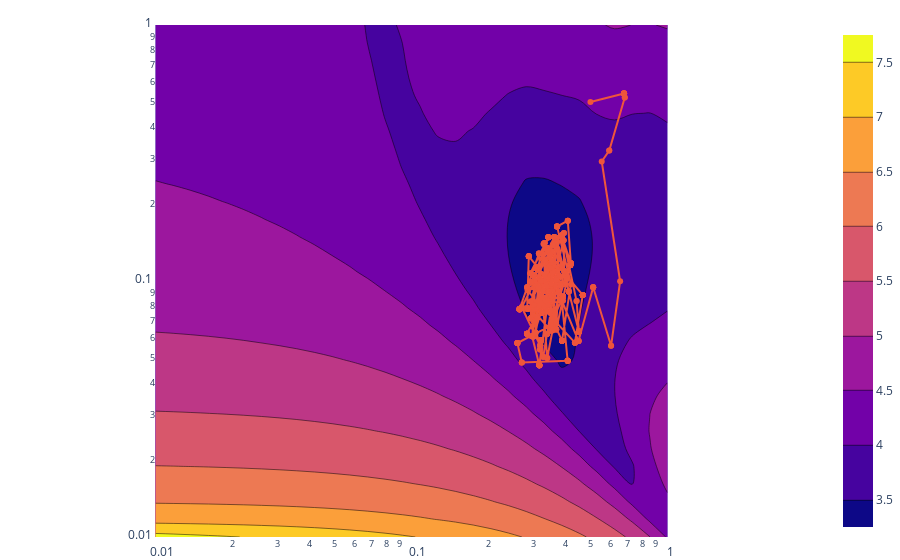

The code cell stored with this chart in its notebook:
### Code cell
np.random.seed(0)
g = InferSIR()
g.fit_beta_gamma_mcmc(city, sample, Bin, var=[[0.01, 0],[0, 0.01]])
print(g)

### Figure 1 — Plotly figure (JSON) as saved in the notebook; plotly's stock layout.template omitted (floating-point values rounded to 4 significant figures; data arrays with more than 128 entries replaced by an {"elided": "..."} marker saying what was removed)
{"data": [{"type": "contour", "x": [0.01, 0.01172, 0.01374, 0.0161, 0.01887, 0.02212, 0.02593, 0.03039, 0.03562, 0.04175, 0.04894, 0.05736, 0.06723, 0.0788, 0.09237, 0.1083, 0.1269, 0.1487, 0.1743, 0.2043, 0.2395, 0.2807, 0.329, 0.3857, 0.452, 0.5298, 0.621, 0.7279, 0.8532, 1], "y": [0.01, 0.01172, 0.01374, 0.0161, 0.01887, 0.02212, 0.02593, 0.03039, 0.03562, 0.04175, 0.04894, 0.05736, 0.06723, 0.0788, 0.09237, 0.1083, 0.1269, 0.1487, 0.1743, 0.2043, 0.2395, 0.2807, 0.329, 0.3857, 0.452, 0.5298, 0.621, 0.7279, 0.8532, 1], "z": {"elided": "30x30 float values"}}, {"mode": "markers+lines", "type": "scatter", "x": {"elided": "1001 float values"}, "y": {"elided": "1001 float values"}}], "layout": {"margin": {"b": 0, "l": 0, "r": 0, "t": 25}, "xaxis": {"constrain": "domain", "range": [-2, 0], "scaleanchor": "y", "scaleratio": 1, "type": "log"}, "yaxis": {"type": "log"}}}
